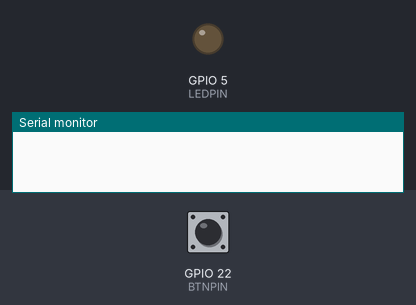
This sketch was run on a simulated ESP32. Shown: output pins drawn as LEDs (lit = HIGH), the last lines printed to the serial monitor. The inputs (shaded band) are chosen by the test bench; at power-on: GPIO 22 (BTNPIN) LOW.

Above: at 1.2 s.
1.3 s: GPIO 22 (BTNPIN) pulled HIGH for 1 s
At 1.4 s:
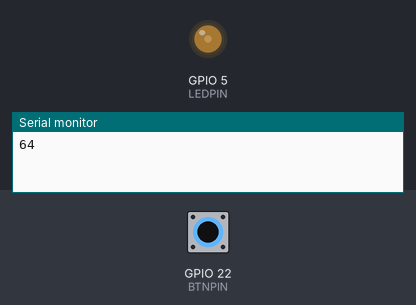
At 2.8 s:
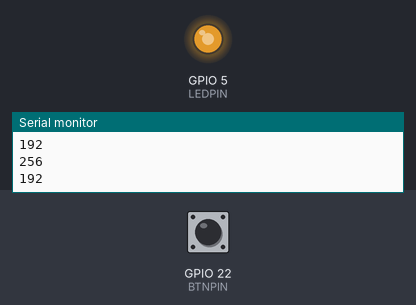
3.8 s: GPIO 22 (BTNPIN) pulled HIGH for 0.15 s
At 4.1 s:
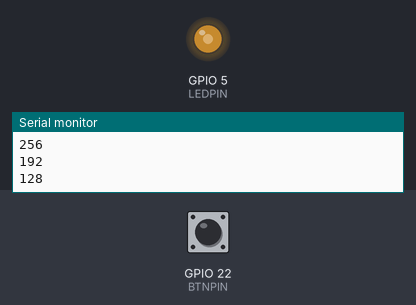
Timing chart, 0 to 6.8 s (numbered marks = the images above; inputs shaded):
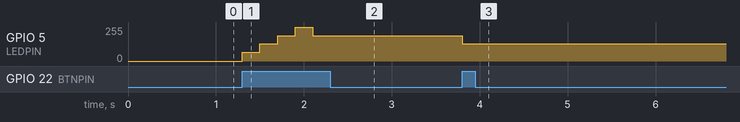

The sketch:

LED_PWM.ino
```cpp
// 17_11_2025 azionamento in PWM di un LED con ESP32

#define FREQ 1000  // frequenza dell'onda rettangolare
#define resolution 8  // risoluzione PWM
#define LEDPIN 5  // il LED è collegato sul GPIO5
#define BTNPIN 22 //Pin del bottone
int luminosità = 0; //Valore di luminosità del LED
bool incremento = true; //Variabile di controllo che indica un incremento o decremento


void setup() {
  //Configuro il monitor seriale
  Serial.begin(9600);
  //Configuro il bottone in pulldown
  pinMode(BTNPIN, INPUT_PULLDOWN);
  ledcAttach(LEDPIN,FREQ, resolution); //collega il canalePWM0 al GPIO 5  usare con le nuove librerie Espressif 3.0
}


void loop() {
  //Leggo il valore del bottone
  bool ValBtn = digitalRead(BTNPIN);
  // Controllo se il bottone è stato premuto
  if (ValBtn){
    //Aumento o diminuisco il valore della luminosità in base alla variabile di controllo
    if (incremento){
      luminosità += (pow(2, resolution)/4);
    } else {
      luminosità -= (pow(2, resolution)/4);
    }

    //Visualizzo il valore di luminosità sul monitor seriale
    Serial.println(luminosità);
    //Imposto il valore di luminosità nel LED
    ledcWrite(LEDPIN, luminosità);
    //Controllo se sono arrivato al valore massimo, e in caso inizio a decrementare
    if (luminosità == pow(2, resolution)){
      incremento = false;
      //Controllo se sono arrivato al valore minimo, e in caso inizio a incrementare
    } else if (luminosità == 0){
      incremento = true;
    }

    //Aspetto 200 ms per evitare una lettura multipla della pressione del pulsante
    delay(200);
  }
}
```

Measured:
- after the input at 1.3 s, GPIO 5 (LEDPIN): 0/255 → 64/255 at once, → 128/255 0.20 s later, → 191/255 0.20 s later, → 255/255 0.20 s later, … (5 changes in this stretch)
- after the input at 3.8 s, GPIO 5 (LEDPIN): 191/255 → 128/255 at once
